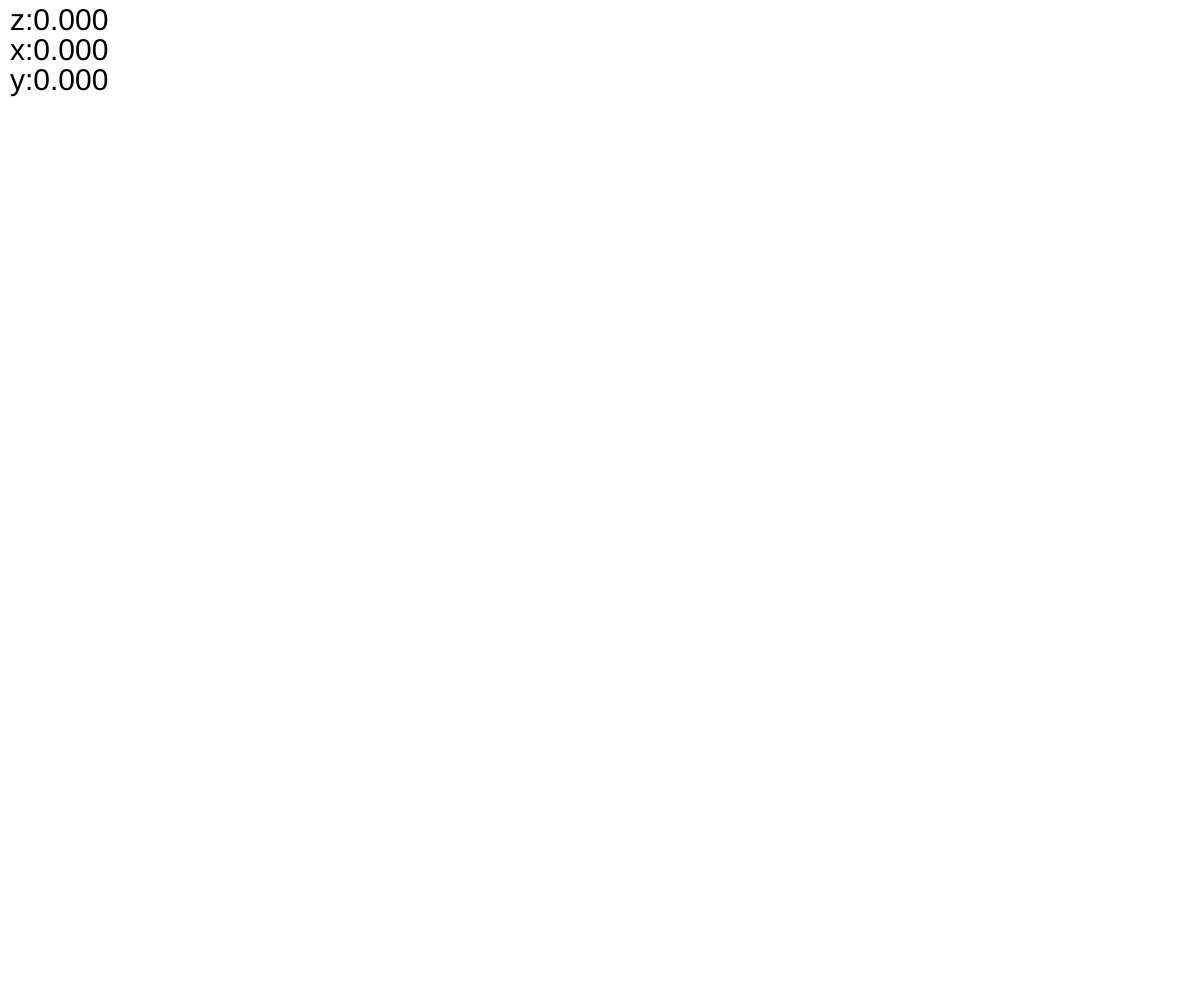
Frame 1 (no input)
Frame 60 (no input): identical to frame 1, image omitted
Frame 120 (the mouse pressed at the canvas centre since frame 60): identical to frame 1, image omitted

The p5.js sketch that drew this single still picture (run headless with seeded random() and noise() and a simulated clock; from frame 60 on, the mouse is pressed at the canvas centre):

// p5.js sketch
// ── sketch.js
function setup() {
  createCanvas(windowWidth, windowHeight);
}

function draw() {
  background(255);
  textSize(30);
  text("z:" + nfc(rotationZ,3), 10, 30)
  text("x:" + nfc(rotationX,3), 10, 60)
  text("y:" + nfc(rotationY,3), 10, 90)
}
